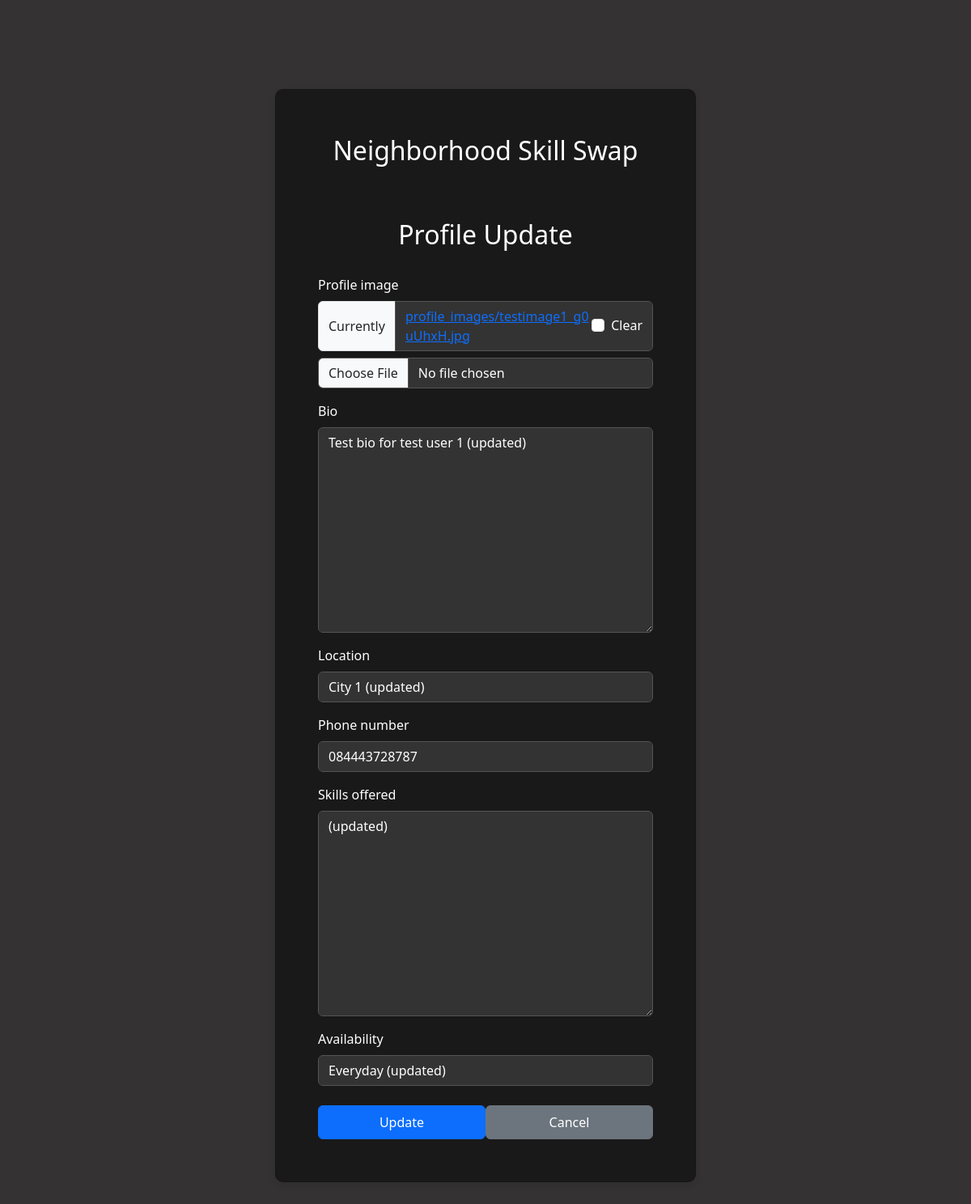
Before: /accounts/profile/2/update (signed in) with the older database file.
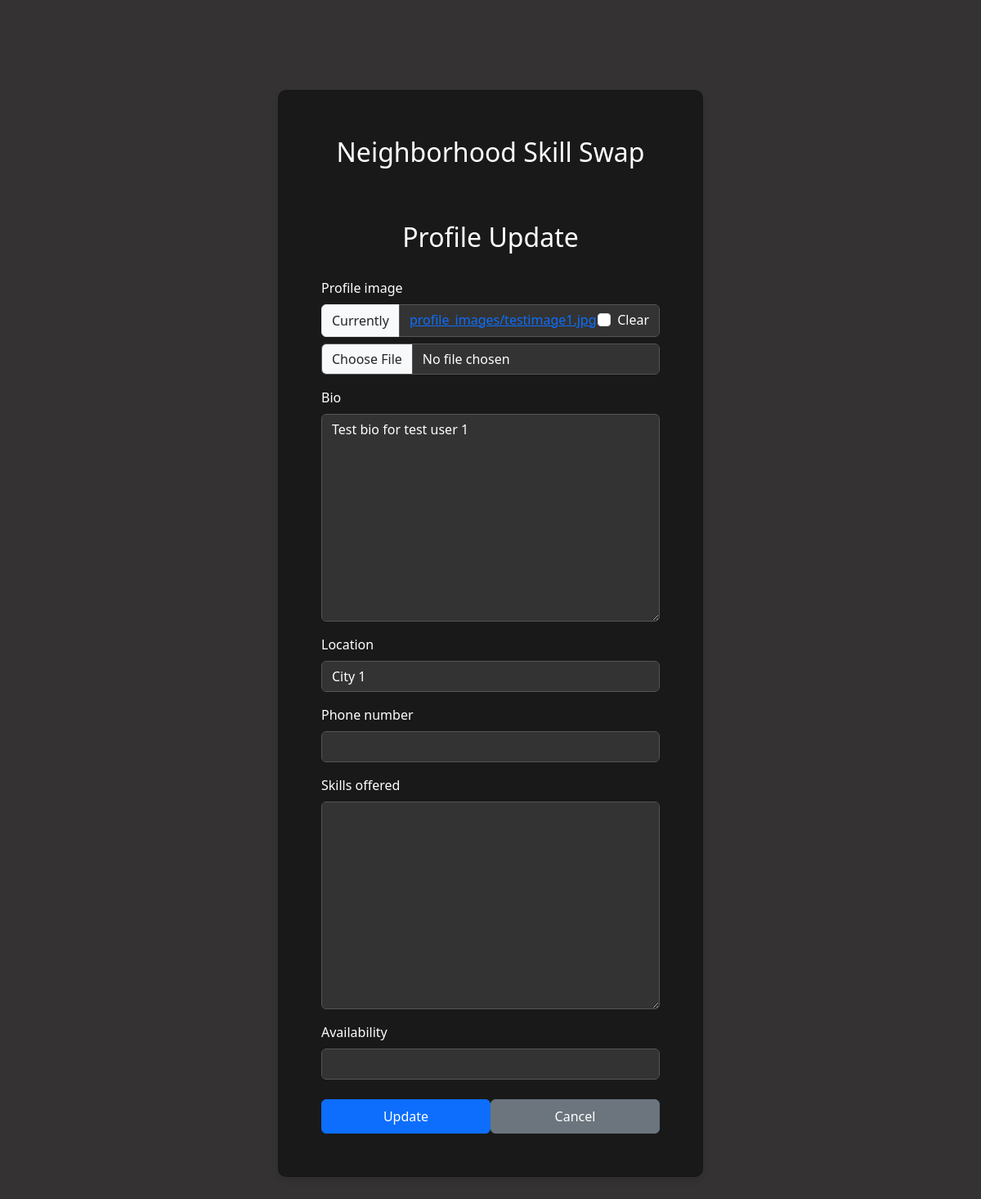
After: the same page with the newer database file.
### accounts/models.py (models this page shows, shortened)
class UserProfile(models.Model):
    user = models.OneToOneField(
        CustomUser, on_delete=models.CASCADE, related_name="profile"
    )  # A one-to-one link to the user model
    profile_image = models.ImageField(
        upload_to="profile_images/", null=True, blank=True
    )  # A field to upload a profile image
    location = models.CharField(
        max_length=255, blank=True
    )  # Information about where the user is located (could be a city, region, or specific address)
    bio = models.TextField(
        max_length=500, blank=True
    )  # A short biography or description about the user.
    phone_number = models.CharField(
        max_length=20, blank=True
    )  # A phone number for contact purposes
    skills_offered = models.TextField(
        max_length=500, blank=True
    )  # A field to summarize the skills the user offers
    availability = models.CharField(
        max_length=255, blank=True
    )  # Information about the user's general availability (e.g., evenings, weekends)
    credits = models.IntegerField(
        default=0
    )  # Field to store the number of credits a user has

### accounts/views.py (the view, shortened to what this page needs)
class ProfileUpdateView(UserPassesTestMixin, UpdateView):
    model = UserProfile
    form_class = UserProfileForm
    template_name = "registration/profile_update.html"
    def get_object(self):
        return UserProfile.objects.get(user__id=self.kwargs["user_id"])
    def test_func(self) -> bool:
        return self.request.user.id == self.kwargs["user_id"]

### accounts/forms.py
class UserProfileForm(forms.ModelForm):
    class Meta:
        model = UserProfile
        fields = [
            "profile_image",
            "bio",
            "location",
            "phone_number",
            "skills_offered",
            "availability",
        ]

### templates/registration/profile_update.html (shortened to what this page needs)
{% extends 'base_auth.html' %}
{% load crispy_forms_tags %}
{% block content %}
<div class="card-body">
    <h2 class="card-title text-center">Profile Update</h2>
    <form action="" method="post" class="mt-4" enctype="multipart/form-data">
        {{ form|crispy }}
        <div class="d-flex justify-content-center mt-4">
            <button type="submit" class="btn btn-primary auth-btn py-2 mr-2">Update</button>
            <a href="{% url 'profile' user.id %}" class="btn btn-secondary auth-btn py-2">Cancel</a>
        </div>
    </form>
</div>
{% endblock %}

Changed rows visible on the page:
changed UserProfile: bio "Test bio for test user 1 (updated)" → "Test bio for test user 1"; location "City 1 (updated)" → "City 1"; phone_number "084443728787" → (not shown); skills_offered "(updated)" → (not shown); availability "Everyday (updated)" → (not shown)
Other visible differences:
text no longer shown: "Profile image Currently profile_images/testimage1_g0uUhxH.jpg Clear Bio Location Phone number Skills offered Availability"
text now shown: "Profile image Currently profile_images/testimage1.jpg Clear Bio Location Phone number Skills offered Availability"
